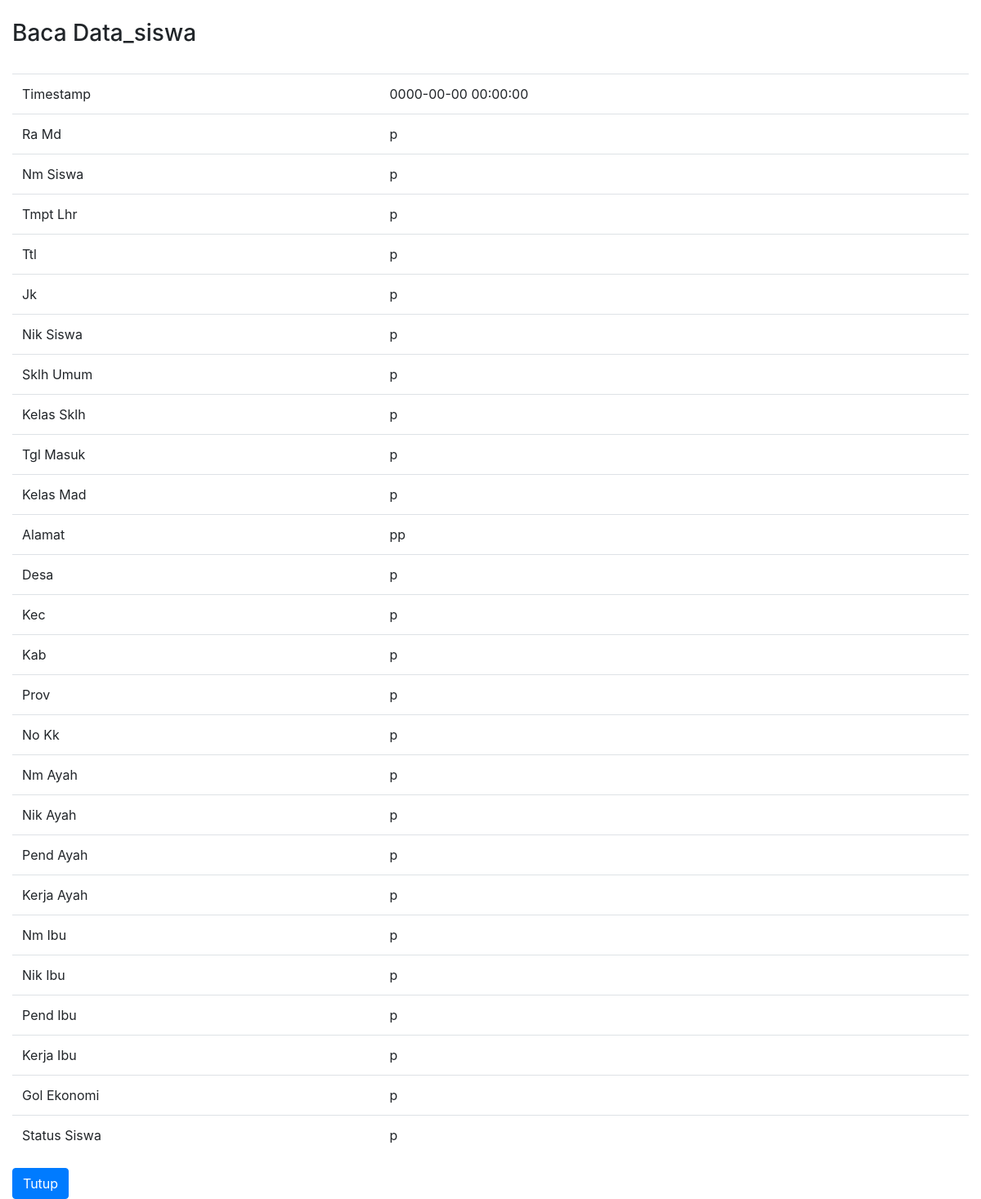
/index.php/data_siswa/read/2.html, run on the app's committed database.
### tables this page shows
CREATE TABLE `data_siswa` (
  `id` int(10) NOT NULL,
  `timestamp` timestamp NULL DEFAULT current_timestamp(),
  `ra_md` varchar(10) NOT NULL,
  `nm_siswa` varchar(200) NOT NULL,
  `tmpt_lhr` varchar(50) NOT NULL,
  `ttl` varchar(20) NOT NULL,
  `jk` varchar(10) NOT NULL,
  `nik_siswa` varchar(20) NOT NULL,
  `sklh_umum` varchar(50) DEFAULT NULL,
  `kelas_sklh` varchar(5) DEFAULT NULL,
  `tgl_masuk` varchar(20) NOT NULL,
  `kelas_mad` varchar(5) NOT NULL,
  `alamat` varchar(200) NOT NULL,
  `desa` varchar(100) NOT NULL,
  `kec` varchar(100) NOT NULL,
  `kab` varchar(100) NOT NULL,
  `prov` varchar(100) NOT NULL,
  `no_kk` varchar(100) NOT NULL,
  `nm_ayah` varchar(200) NOT NULL,
  `nik_ayah` varchar(100) NOT NULL,
  `pend_ayah` varchar(100) NOT NULL,
  `kerja_ayah` varchar(100) NOT NULL,
  `nm_ibu` varchar(200) NOT NULL,
  `nik_ibu` varchar(100) NOT NULL,
  `pend_ibu` varchar(100) NOT NULL,
  `kerja_ibu` varchar(100) NOT NULL,
  `gol_ekonomi` varchar(100) NOT NULL,
  `status_siswa` varchar(100) NOT NULL
);

### application/controllers/Data_siswa.php (called while the page is built, shortened)
<?php
class Data_siswa extends CI_Controller
{
    function __construct()
    {
        $this->load->model('Data_siswa_model');
        $this->load->library('form_validation');
    }
    public function read($id)
    {
        $row = $this->Data_siswa_model->get_by_id($id);
        if ($row) {
            $data = array(
		'id' => $row->id,
		'timestamp' => $row->timestamp,
		'ra_md' => $row->ra_md,
		'nm_siswa' => $row->nm_siswa,
		'tmpt_lhr' => $row->tmpt_lhr,
		'ttl' => $row->ttl,
		'jk' => $row->jk,
		'nik_siswa' => $row->nik_siswa,
		'sklh_umum' => $row->sklh_umum,
		'kelas_sklh' => $row->kelas_sklh,
		'tgl_masuk' => $row->tgl_masuk,
		'kelas_mad' => $row->kelas_mad,
		'alamat' => $row->alamat,
		'desa' => $row->desa,
		'kec' => $row->kec,
		'kab' => $row->kab,
		'prov' => $row->prov,
		'no_kk' => $row->no_kk,
		'nm_ayah' => $row->nm_ayah,
		'nik_ayah' => $row->nik_ayah,
		'pend_ayah' => $row->pend_ayah,
		'kerja_ayah' => $row->kerja_ayah,
		'nm_ibu' => $row->nm_ibu,
		'nik_ibu' => $row->nik_ibu,
		'pend_ibu' => $row->pend_ibu,
		'kerja_ibu' => $row->kerja_ibu,
		'gol_ekonomi' => $row->gol_ekonomi,
		'status_siswa' => $row->status_siswa,
	    );
            $this->load->view('data_siswa/data_siswa_read', $data);
        } else {
            $this->session->set_flashdata('message', 'Data tidak ditemukan');
            redirect(site_url('data_siswa'));
        }
    }
}

### index.php (called while the page is built, shortened)
<?php
require_once BASEPATH.'core/CodeIgniter.php';

### application/models/Data_siswa_model.php (called while the page is built, shortened)
<?php
class Data_siswa_model extends CI_Model
{
    public $table = 'data_siswa';
    public $id = 'id';
    function get_by_id($id)
    {
        $this->db->where($this->id, $id);
        return $this->db->get($this->table)->row();
    }
}

### application/views/data_siswa/data_siswa_read.php (the view, shortened to what this page needs)
<!doctype html>
<html lang="en">
  <head>
    <link rel="stylesheet" href="https://cdnjs.cloudflare.com/ajax/libs/twitter-bootstrap/4.4.0/css/bootstrap.min.css" >
  </head>
  <body>
  <br>
  <div class="container-fluid">
        <h3 style="margin-top:0px">Baca Data_siswa</h3>
        <br>
        <table class="table">
	    <tr><td>Timestamp</td><td><?php echo $timestamp; ?></td></tr>
	    <tr><td>Ra Md</td><td><?php echo $ra_md; ?></td></tr>
	    <tr><td>Nm Siswa</td><td><?php echo $nm_siswa; ?></td></tr>
	    <tr><td>Tmpt Lhr</td><td><?php echo $tmpt_lhr; ?></td></tr>
	    <tr><td>Ttl</td><td><?php echo $ttl; ?></td></tr>
	    <tr><td>Jk</td><td><?php echo $jk; ?></td></tr>
	    <tr><td>Nik Siswa</td><td><?php echo $nik_siswa; ?></td></tr>
	    <tr><td>Sklh Umum</td><td><?php echo $sklh_umum; ?></td></tr>
	    <tr><td>Kelas Sklh</td><td><?php echo $kelas_sklh; ?></td></tr>
	    <tr><td>Tgl Masuk</td><td><?php echo $tgl_masuk; ?></td></tr>
	    <tr><td>Kelas Mad</td><td><?php echo $kelas_mad; ?></td></tr>
	    <tr><td>Alamat</td><td><?php echo $alamat; ?></td></tr>
	    <tr><td>Desa</td><td><?php echo $desa; ?></td></tr>
	    <tr><td>Kec</td><td><?php echo $kec; ?></td></tr>
	    <tr><td>Kab</td><td><?php echo $kab; ?></td></tr>
	    <tr><td>Prov</td><td><?php echo $prov; ?></td></tr>
	    <tr><td>No Kk</td><td><?php echo $no_kk; ?></td></tr>
	    <tr><td>Nm Ayah</td><td><?php echo $nm_ayah; ?></td></tr>
	    <tr><td>Nik Ayah</td><td><?php echo $nik_ayah; ?></td></tr>
	    <tr><td>Pend Ayah</td><td><?php echo $pend_ayah; ?></td></tr>
	    <tr><td>Kerja Ayah</td><td><?php echo $kerja_ayah; ?></td></tr>
	    <tr><td>Nm Ibu</td><td><?php echo $nm_ibu; ?></td></tr>
	    <tr><td>Nik Ibu</td><td><?php echo $nik_ibu; ?></td></tr>
	    <tr><td>Pend Ibu</td><td><?php echo $pend_ibu; ?></td></tr>
	    <tr><td>Kerja Ibu</td><td><?php echo $kerja_ibu; ?></td></tr>
	    <tr><td>Gol Ekonomi</td><td><?php echo $gol_ekonomi; ?></td></tr>
	    <tr><td>Status Siswa</td><td><?php echo $status_siswa; ?></td></tr>
	</table>
<a href="<?php echo site_url('data_siswa') ?>" class="btn btn-primary">Tutup</a>
</div>
</body>
</html>

### data on the page
data_siswa: timestamp "0000-00-00 00:00:00", ra_md "p", nm_siswa "p", tmpt_lhr "p", ttl "p", jk "p", nik_siswa "p", sklh_umum "p", kelas_sklh "p", tgl_masuk "p", kelas_mad "p", alamat "pp", desa "p", kec "p", kab "p", prov "p", no_kk "p", nm_ayah "p", nik_ayah "p", pend_ayah "p", kerja_ayah "p", nm_ibu "p", nik_ibu "p", pend_ibu "p", kerja_ibu "p", gol_ekonomi "p", status_siswa "p"
